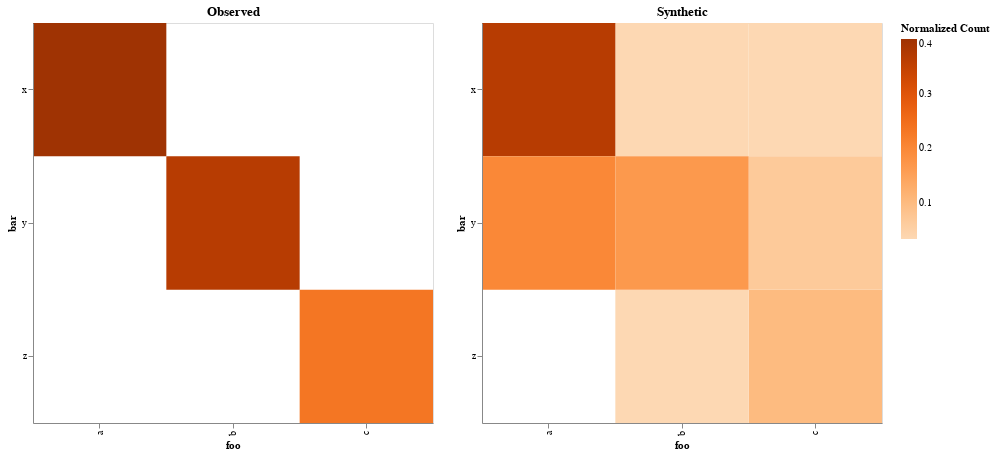

Notebook code for this chart:
### Code cell
# Create the 2D marginal plot
plot_marginal_2d(combined_df, "foo", "bar")

### Figure 1 — Vega specification as saved in the notebook (floating-point values rounded to 4 significant figures)
{"$schema": "https://vega.github.io/schema/vega/v5.json", "data": [{"name": "source_0", "values": [{"Normalized frequency": 0.4, "bar": "x", "foo": "a"}, {"Normalized frequency": 0.2333, "bar": "z", "foo": "c"}, {"Normalized frequency": 0.3667, "bar": "y", "foo": "b"}]}, {"name": "source_1", "values": [{"Normalized frequency": 0.1, "bar": "z", "foo": "c"}, {"Normalized frequency": 0.03333, "bar": "x", "foo": "b"}, {"Normalized frequency": 0.03333, "bar": "x", "foo": "c"}, {"Normalized frequency": 0.03333, "bar": "z", "foo": "b"}, {"Normalized frequency": 0.3667, "bar": "x", "foo": "a"}, {"Normalized frequency": 0.06667, "bar": "y", "foo": "c"}, {"Normalized frequency": 0.2, "bar": "y", "foo": "a"}, {"Normalized frequency": 0.1667, "bar": "y", "foo": "b"}]}, {"name": "source_0_concat_0_x_domain_foo", "values": [{"foo": "a"}, {"foo": "c"}, {"foo": "b"}]}, {"name": "source_0_concat_0_y_domain_bar", "values": [{"bar": "x"}, {"bar": "z"}, {"bar": "y"}]}, {"name": "source_1_concat_1_x_domain_foo", "values": [{"foo": "c"}, {"foo": "b"}, {"foo": "a"}]}, {"name": "source_1_concat_1_y_domain_bar", "values": [{"bar": "z"}, {"bar": "x"}, {"bar": "y"}]}], "signals": [{"name": "childWidth", "value": 400}], "marks": [{"type": "group", "name": "concat_0_group", "encode": {"update": {"height": {"signal": "height"}, "width": {"signal": "childWidth"}}}, "marks": [{"type": "rect", "name": "concat_0_marks", "from": {"data": "source_0"}, "encode": {"update": {"y": {"field": "bar", "scale": "concat_0_y"}, "fill": {"field": "Normalized frequency", "scale": "color"}, "tooltip": {"signal": "{\"foo\": isValid(datum[\"foo\"]) ? datum[\"foo\"] : \"\"+datum[\"foo\"], \"bar\": isValid(datum[\"bar\"]) ? datum[\"bar\"] : \"\"+datum[\"bar\"], \"Normalized frequency\": format(datum[\"Normalized frequency\"], \"\")}"}, "width": {"signal": "max(0.25, bandwidth('concat_0_x'))"}, "height": {"signal": "max(0.25, bandwidth('concat_0_y'))"}, "x": {"field": "foo", "scale": "concat_0_x"}}}, "style": ["rect"]}], "axes": [{"scale": "concat_0_x", "labelAngle": 270, "labelBaseline": "middle", "orient": "bottom", "zindex": 1, "title": "foo", "grid": false, "labelAlign": "right"}, {"scale": "concat_0_y", "orient": "left", "zindex": 1, "title": "bar", "grid": false}], "title": {"text": "Observed", "frame": "group"}, "style": "cell"}, {"type": "group", "name": "concat_1_group", "encode": {"update": {"width": {"signal": "childWidth"}, "height": {"signal": "height"}}}, "marks": [{"type": "rect", "name": "concat_1_marks", "from": {"data": "source_1"}, "encode": {"update": {"height": {"signal": "max(0.25, bandwidth('concat_1_y'))"}, "y": {"field": "bar", "scale": "concat_1_y"}, "x": {"field": "foo", "scale": "concat_1_x"}, "width": {"signal": "max(0.25, bandwidth('concat_1_x'))"}, "fill": {"field": "Normalized frequency", "scale": "color"}, "tooltip": {"signal": "{\"foo\": isValid(datum[\"foo\"]) ? datum[\"foo\"] : \"\"+datum[\"foo\"], \"bar\": isValid(datum[\"bar\"]) ? datum[\"bar\"] : \"\"+datum[\"bar\"], \"Normalized frequency\": format(datum[\"Normalized frequency\"], \"\")}"}}}, "style": ["rect"]}], "axes": [{"scale": "concat_1_x", "labelBaseline": "middle", "labelAngle": 270, "title": "foo", "orient": "bottom", "grid": false, "zindex": 1, "labelAlign": "right"}, {"scale": "concat_1_y", "title": "bar", "grid": false, "zindex": 1, "orient": "left"}], "title": {"text": "Synthetic", "frame": "group"}, "style": "cell"}], "scales": [{"name": "color", "type": "linear", "domain": {"fields": [{"data": "source_0", "field": "Normalized frequency"}, {"data": "source_1", "field": "Normalized frequency"}]}, "range": {"scheme": "oranges"}, "interpolate": "hcl", "zero": false}, {"name": "concat_0_x", "type": "band", "domain": {"data": "source_0_concat_0_x_domain_foo", "field": "foo", "sort": true}, "range": [0, {"signal": "childWidth"}], "paddingOuter": 0, "paddingInner": 0}, {"name": "concat_0_y", "type": "band", "domain": {"data": "source_0_concat_0_y_domain_bar", "field": "bar", "sort": true}, "range": [0, {"signal": "height"}], "paddingOuter": 0, "paddingInner": 0}, {"name": "concat_1_x", "type": "band", "domain": {"data": "source_1_concat_1_x_domain_foo", "field": "foo", "sort": true}, "range": [0, {"signal": "childWidth"}], "paddingInner": 0, "paddingOuter": 0}, {"name": "concat_1_y", "type": "band", "domain": {"data": "source_1_concat_1_y_domain_bar", "field": "bar", "sort": true}, "range": [0, {"signal": "height"}], "paddingOuter": 0, "paddingInner": 0}], "legends": [{"title": "Normalized Count", "fill": "color", "gradientLength": {"signal": "clamp(height, 64, 200)"}}], "background": "white", "padding": 5, "height": 400, "layout": {"padding": 20, "bounds": "full", "align": "each"}}
